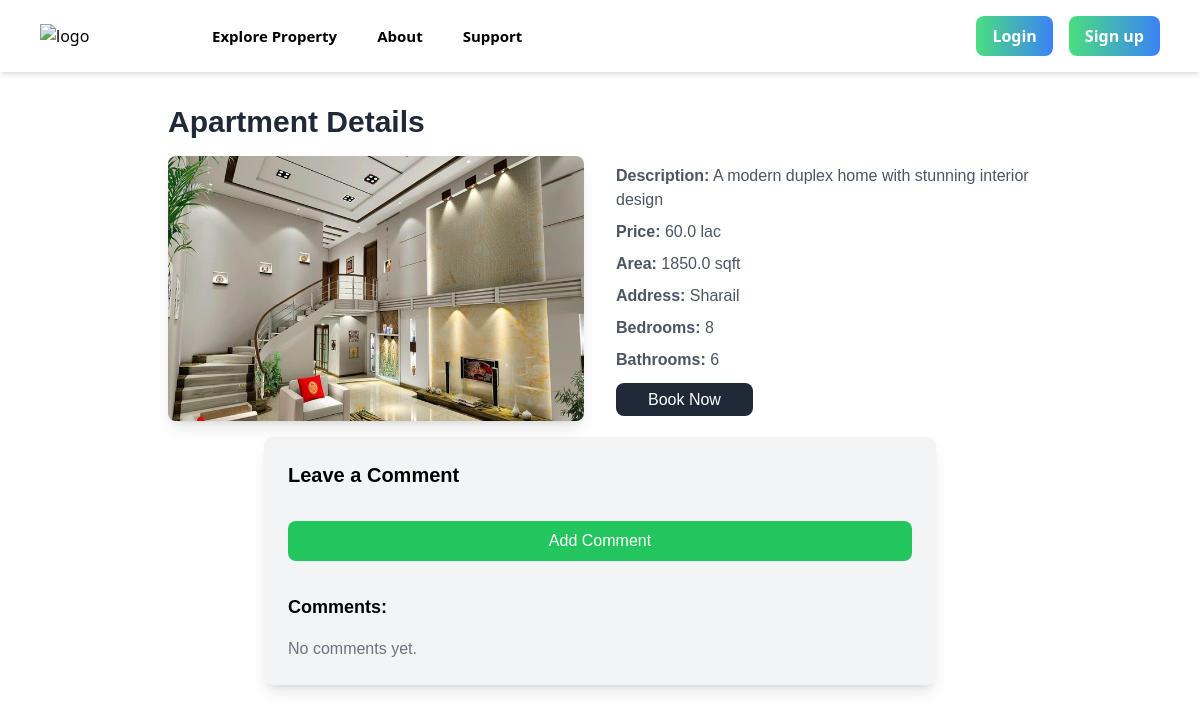
Screenshot of /propertydetails/18 with the database file from the repository.
### rental/models.py (models this page shows, shortened)
class Property(models.Model):
    STATUS_CHOICES = [
        ('booked', 'Booked'),
        ('not_booked', 'Not Booked'),
        ('pending', 'Pending'),
        ('sold', 'Sold'),
        ('available', 'Available'),
        ('reserved', 'Reserved'),
    ]
    property_type = models.CharField(max_length=100)
    location = models.CharField(max_length=255)
    description = models.TextField()
    num_of_rooms = models.IntegerField()
    num_of_bathrooms = models.IntegerField()
    area_size = models.FloatField()
    price = models.FloatField()
    address = models.TextField(max_length=200, blank=True, null=True)
    status = models.CharField(
        max_length=50,
        choices=STATUS_CHOICES,
        default='not_booked'
    )
    date_created = models.DateTimeField(auto_now_add=True)
    image_1 = models.ImageField(upload_to='property_images/', null=True, blank=True,default='property_images/default_property.png')
    image_2 = models.ImageField(upload_to='property_images/', null=True, blank=True)
    image_3 = models.ImageField(upload_to='property_images/', null=True, blank=True)

### rental/views.py (the view)
# urls.py: path('propertydetails/<str:id>',prop_views.propertydetails,name='propertydetails'),
def propertydetails(request, id):
    property = Property.objects.get(pk=id)
    context = {'property': property}
    return render(request, template_name="propertydetails.html", context=context)

### templates/propertydetails.html (shortened to what this page needs)
{% extends 'base.html' %} {% block title %} Apartment Details {% endblock %}
    {% block content %}
    <div
      class="max-w-4xl mx-auto px-4 py-8"
      style="font-family: 'Titillium Web', sans-serif"
    >
      <h1 class="text-3xl font-bold text-gray-800 mb-4">Apartment Details</h1>
      <div class="flex flex-col md:flex-row md:space-x-8">
        <div class="w-full md:w-1/2">
          {% if property.image_1 %}
          <img
            src="{{ property.image_1.url }}"
            alt="Property Image"
            class="w-full h-auto rounded-lg shadow-lg mb-4"
          />
          {% endif %}
        </div>
        <div class="w-full md:w-1/2">
          <p class="text-gray-600 mb-2">
            <span class="font-bold">Description:</span> {{ property.description }}
          </p>
          <p class="text-gray-600 mb-2">
            <span class="font-bold">Price:</span> {{ property.price }} lac
          </p>
          <p class="text-gray-600 mb-2">
            <span class="font-bold">Area:</span> {{ property.area_size }} sqft
          </p>
          <p class="text-gray-600 mb-2">
            <span class="font-bold">Address:</span> {{ property.address }}
          </p>
          <p class="text-gray-600 mb-2">
            <span class="font-bold">Bedrooms:</span> {{ property.num_of_rooms }}
          </p>
          <p class="text-gray-600 mb-2">
            <span class="font-bold">Bathrooms:</span> {{ property.num_of_bathrooms }}
          </p>
          <div class="mt-4">
            <a
              href="{% url 'book_property' property.id %}"
              class="bg-gray-800 text-white py-2 px-8 rounded-lg hover:bg-gray-700 transition duration-300 ease-in-out"
            >
              Book Now
            </a>
          </div>
        </div>
      </div>
      <div class="bg-gray-100 p-6 rounded-lg shadow-lg max-w-2xl mx-auto">
        <h3 class="text-xl font-semibold mb-4">Leave a Comment</h3>
        <form
          method="post"
          action="{% url 'comment' property.id %}"
          class="space-y-4"
        >
          <button
            type="submit"
            class="w-full bg-green-500 text-white py-2 rounded-lg hover:bg-green-600 transition duration-300"
          >
            Add Comment
          </button>
        </form>
        <div class="mt-8 text-lg font-semibold mb-4">
          <strong>Comments:</strong>
        </div>
        <ul class="space-y-4">
          {% for comment in comments %}
          <li class="bg-white p-4 rounded-lg shadow-sm">
            <div class="flex justify-between items-center mb-2">
              <strong class="text-lg">{{ comment.user.username }}</strong>
              <span class="text-sm text-gray-500"
                >{{ comment.date_created|date:"M d, Y" }}</span
              >
            </div>
            <p class="text-gray-700">{{ comment.comment }}</p>
          </li>
          {% empty %}
          <li class="text-gray-500">No comments yet.</li>
          {% endfor %}
        </ul>
      </div>
    </div>
    {% endblock %}

### rows the page displays
Property: image_1 (picture), description "A modern duplex home with stunning interior design", price "60.0", area_size "1850.0", address "Sharail", num_of_rooms "8", num_of_bathrooms "6"
